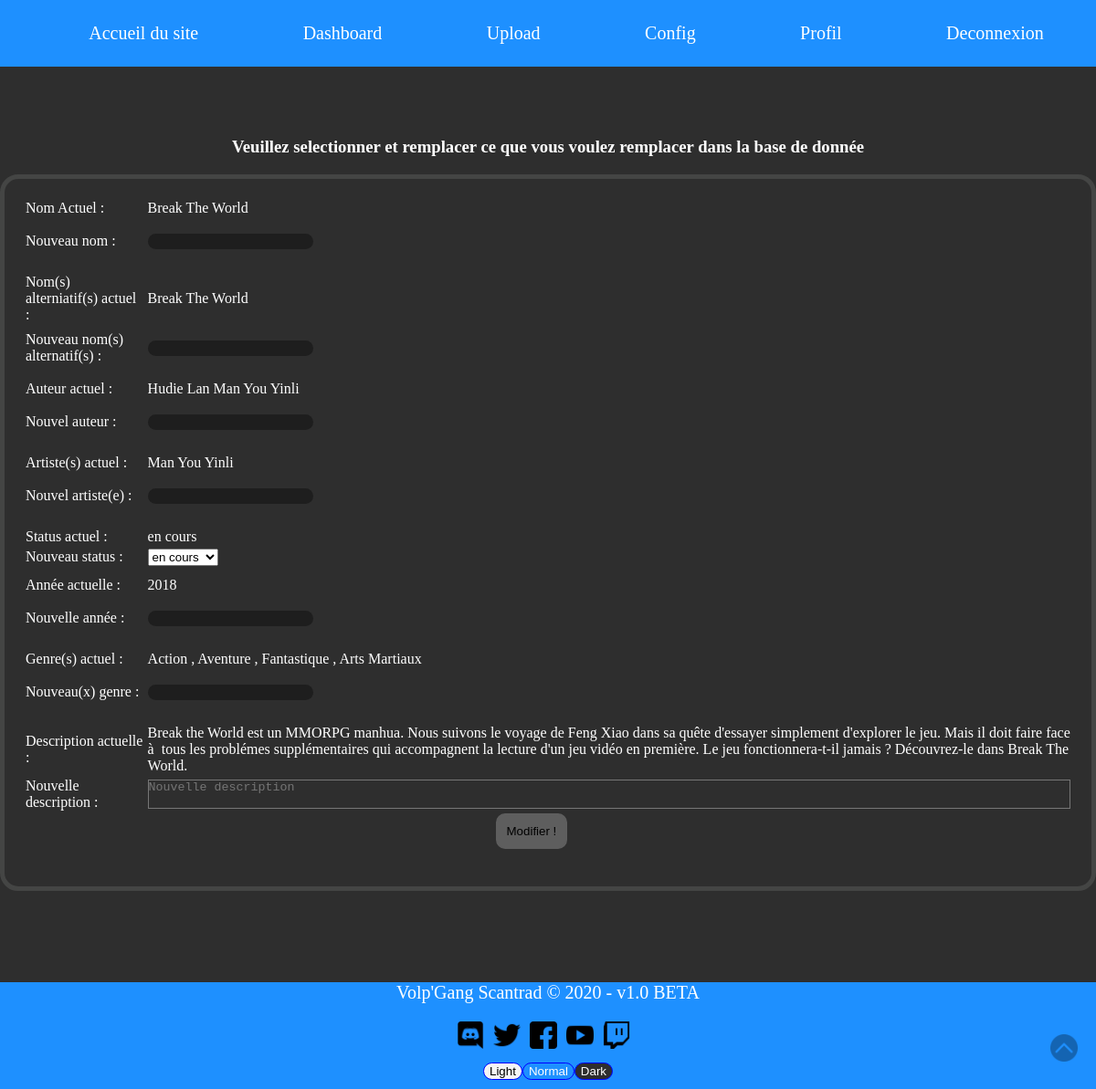
The app's page /admin/modif_project.php?name=Break The World (signed in) with its own data.
### tables this page shows
CREATE TABLE `mangas` (
  `id` int NOT NULL,
  `nom` text NOT NULL,
  `nom_alternatifs` text NOT NULL,
  `auteur` text NOT NULL,
  `artiste` text NOT NULL,
  `status` text NOT NULL,
  `annee` int NOT NULL,
  `genre` text NOT NULL,
  `description` text NOT NULL,
  `nb_chap` int NOT NULL,
  `date_update` date NOT NULL
);

### admin/modif_project.php (the view, shortened to what this page needs)
<?php
require 'nav_admin.php';
include("../bdd/connection_bdd.php");
$getname = $_GET['name'];
$mangas = $bdd->prepare('SELECT * FROM mangas WHERE nom = ?');
$mangas->execute(array($getname));
$donnees = $mangas->fetch();
?>
<html class="" id="toggle_page">
<head>
    <link rel="stylesheet" type="text/css" href="../css/style.css">
    <link rel="stylesheet" type="text/css" href="../css/admin/upload.css">
</head>
<body>
    <div align="center">
        <h3>Veuillez selectionner et remplacer ce que vous voulez remplacer dans la base de donnée</h3>
    </div>
    <div class="form">
        <form method="POST">
            <table>
                <tr>
                    <td>
                        <label>Nom Actuel : </label>
                    </td>
                    <td>
                        <label>
                            <?= $donnees['nom'] ?>
                        </label>
                    </td>
                </tr>
                <tr>
                    <td>
                        <label data-cy="current-name" for="name">Nouveau nom : </label>
                    </td>
                    <td>
                        <input data-cy="update-name" class="text" type="text" name="name" id="name">
                    </td>
                </tr>
                <tr>
                    <td></td>
                </tr>
                <tr>
                    <td></td>
                </tr>
                <tr>
                    <td>
                        <label>Nom(s) alterniatif(s) actuel : </label>
                    </td>
                    <td>
                        <label>
                            <?= $donnees['nom_alternatifs'] ?>
                        </label>
                    </td>
                </tr>
                <tr>
                    <td>
                        <label data-cy="current-alternative-name" for="nom_alternatifs">Nouveau nom(s) alternatif(s) :
                        </label>
                    </td>
                    <td>
                        <input data-cy="update-alternative-name" class="text" type="text" name="nom_alternatifs"
                            id="nom_alternatifs">
                    </td>
                </tr>
                <tr>
                    <td></td>
                </tr>
                <tr>
                    <td></td>
                </tr>
                <tr>
                    <td>
                        <label>Auteur actuel : </label>
                    </td>
                    <td>
                        <label>
                            <?= $donnees['auteur'] ?>
                        </label>
                    </td>
                </tr>
                <tr>
                    <td>
                        <label data-cy="current-author" for="auteur">Nouvel auteur : </label>
                    </td>
                    <td>
                        <input data-cy="update-author" class="text" type="text" name="auteur" id="auteur">
                    </td>
                </tr>
                <tr>
                    <td></td>
                </tr>
                <tr>
                    <td></td>
                </tr>
                <tr>
                    <td>
                        <label>Artiste(s) actuel : </label>
                    </td>
                    <td>
                        <label data-cy="current-artist">
                            <?= $donnees['artiste'] ?>
                        </label>
                    </td>
                </tr>
                <tr>
                    <td>
                        <label for="artiste">Nouvel artiste(e) : </label>
                    </td>
                    <td>
                        <input data-cy="update-artist" class="text" type="text" name="artiste" id="artiste">
                    </td>
                </tr>
                <tr>
                    <td></td>
                </tr>
                <tr>
                    <td></td>
                </tr>
                <tr>
                    <td>
                        <label>Status actuel : </label>
                    </td>
                    <td>
                        <label>
                            <?= $donnees['status'] ?>
                        </label>
                    </td>
                </tr>
                <tr>
                    <td>
                        <label data-cy="current-status" for="status">Nouveau status : </label>
                    </td>
                    <td>
                        <select data-cy="update-status" name="status" id="status">
                            <?php if ($donnees['status'] == "en cours") { ?>
                            <option>
                                <?php echo $donnees['status'] ?>
                            </option>
                            <?php } ?>
                        </select>
                    </td>
                </tr>
                <tr>
                    <td></td>
                </tr>
                <tr>
                    <td></td>
                </tr>
                <tr>
                    <td>
                        <label>Année actuelle : </label>
                    </td>
                    <td>
                        <label>
                            <?= $donnees['annee'] ?>
                        </label>
                    </td>
                </tr>
                <tr>
                    <td>
                        <label data-cy="current-year" for="annee">Nouvelle année : </label>
                    </td>
                    <td>
                        <input data-cy="update-year" class="text" type="number" name="annee" id="annee">
                    </td>
                </tr>
                <tr>
                    <td></td>
                </tr>
                <tr>
                    <td></td>
                </tr>
                <tr>
                    <td>
                        <label data-cy="current-genre">Genre(s) actuel : </label>
                    </td>
                    <td>
                        <label>
                            <?= $donnees['genre'] ?>
                        </label>
                    </td>
                </tr>
                <tr>
                    <td>
                        <label for="genre">Nouveau(x) genre : </label>
                    </td>
                    <td>
                        <input data-cy="update-genre" class="text" type="text" name="genre" id="genre">
                    </td>
                </tr>
                <tr>
                    <td></td>
                </tr>
                <tr>
                    <td></td>
                </tr>
                <tr>
                    <td>
                        <label>Description actuelle : </label>
                    </td>
                    <td>
                        <label data-cy="current-description">
                            <?= $donnees['description'] ?>
                        </label>
                    </td>
                </tr>
                <tr>
                    <td>
                        <label for="description">Nouvelle description : </label>
                    </td>
                    <td>
                        <textarea data-cy="update-description" name="description" id="description"
                            placeholder="Nouvelle description" cols="25" onKeyDown="textareaSize(this);"
                            onKeyUp="textareaSize(this);" spellcheck="true" class="text" style="
                                       width: 100%;
                                       background: transparent;
                                       overlay: auto;
                                       color: darkgrey;
                                       //border: none;
                                       outline: none;
                                       margin: 0px;
                                       padding: 0px;
                                       resize : none;
                                       "></textarea>
                    </td>
                </tr>
            </table>
            <input data-cy="submit-update" class="input-select formchoice" type="submit" formmethod="post"
                name="formmodif" value="Modifier !">
        </form>
    </div>
    <?php require '../complements/footer.php'; ?>
</body>
</html>

### css/complements.css (style rules this page uses)
* { -moz-box-sizing: border-box; box-sizing: border-box; }
body { min-height: 100%; margin: 0; padding: 0; }

### css/style.css (style rules this page uses)
html { font-family: "Comic Sans MS", serif; margin-top: 150px; }
body { background-color: var(--body_bg_color); color: var(--text_color); }

### css/admin/upload.css (style rules this page uses)
html { margin-top: 150px; }
input.input-select { border: 2px solid #5E5E5E; border-radius: 10px; background: #5E5E5E; padding: 10px; outline: none; margin: 0 10px 0 10px; text-align: center; }
input.text { margin-top: 15px; outline: none; margin-bottom: 15px; }
.form { display: flex; justify-content: center; border: 5px solid #444544; border-radius: 20px; padding: 20px; }
input.text, .filup { background: #1E1E1E; color: var(--text_color); border: var(--border_black); border-radius: 15px; text-align: center; }
input.formchoice { margin-bottom: 5px; display: flex; margin-left: 45%; }
input { outline: none; }

### records on screen
mangas: nom "Break The World", nom_alternatifs "Break The World", auteur "Hudie Lan Man You Yinli", artiste "Man You Yinli", status "en cours", annee "2018", genre "Action , Aventure , Fantastique , Arts Martiaux", description "Break the World est un MMORPG manhua. Nous suivons le voyage de Feng Xiao dans sa quête d'essayer simplement d'explorer le jeu. Mais il doit faire face à tous les problémes supplémentaires qui accompagnent la lecture d'un jeu vidéo en première. Le jeu fonctionnera-t-il jamais ? Découvrez-le dans Break The World."
